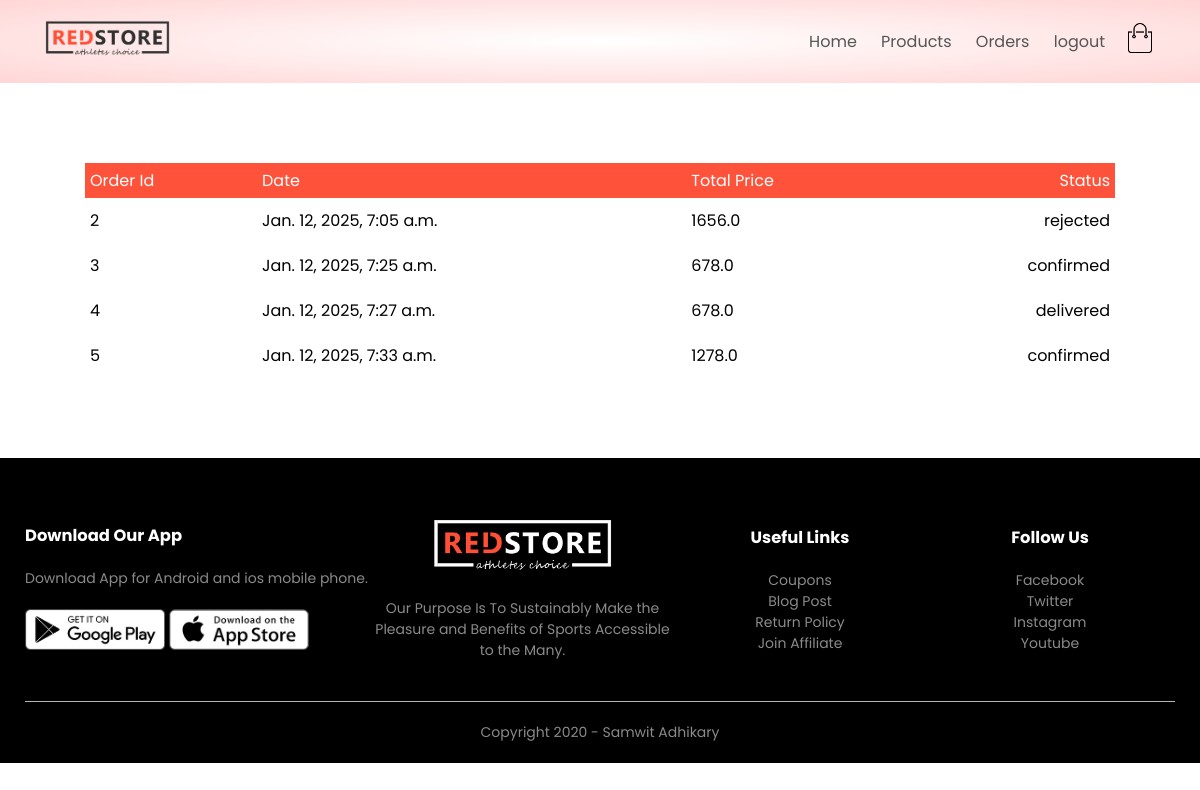
/orders/orders (signed in), run on the app's committed database.
### orders/models.py (models this page shows, shortened)
class Order(models.Model):
    LIVE=1
    DELETE=0
    DELETE_CHOICES=((LIVE,'Live'),(DELETE,'Delete'))
    CART_STAGE=0
    ORDER_CONFIRMED=1
    ORDER_PROCESSED=2
    ORDER_DELIVERED=3
    ORDER_REJECTED=4
    STATUS_CHOICE=((ORDER_CONFIRMED,"ORDER_CONFIRMED"),
                   (ORDER_DELIVERED,"ORDER_DELIVERED"),
                   (ORDER_REJECTED,"ORDER_REJECTED"))
    order_status=models.IntegerField(choices=STATUS_CHOICE,default=CART_STAGE)
    total_price=models.FloatField(default=0.0)
    owner=models.ForeignKey(Customer,on_delete=models.SET_NULL,null=True,related_name='orders')
    delete_status=models.IntegerField(choices=DELETE_CHOICES,default=LIVE)
    created_at=models.DateTimeField(auto_now_add=True)
    updated_at=models.DateTimeField(auto_now=True)

### orders/views.py (the view)
# urls.py: path("orders",views.show_orders,name="orders"),
@login_required(login_url='account')
def show_orders(request):
    user=request.user
    customer=user.customer_profile
    all_orders=Order.objects.filter(owner=customer).exclude(order_status=Order.CART_STAGE)
    context={'orders':all_orders}
    return render(request,'orders.html',context)

### orders/templatetags/getstatus.py (called while the page is built)
@register.simple_tag(name='getstatus')
def gettotal(status):
    status=status-1
    status_array=['confirmed','processed','delivered','rejected']
    return status_array[status]

### templates/orders.html (shortened to what this page needs)
{% extends 'blank_layout.html' %}
{% block content %}
{% if messages %}
    {% for message in messages %}
        <li class="{{ message.tags }}">{{ message }}</li>
    {% endfor %}
{% else %}
{% include 'order_container.html' %}
{% endif %}
{% endblock content%}

### templates/order_container.html
{% load getstatus %}
<div class="small-container cart-page">
    {% if orders %}
    <table>
        <tbody><tr>
            <th>Order Id</th>
            <th>Date</th>
            <th>Total Price</th>
            <th>Status</th>
        </tr>
        {% for order in orders %}
        <tr>
           <td>{{ order.id }}</td>
           <td>{{ order.created_at }}</td>
           <td>{{ order.total_price }}</td>
           <td>{% getstatus order.order_status %}</td>
        </tr>
        {% endfor %}
    </tbody></table>
    {% else %}
    <p>NO ORDERS</p>
    {% endif%}
</div>

### static/css/style.css (style rules this page uses)
* { margin: 0; padding: 0; box-sizing: border-box; }
body { font-family: 'Poppins', sans-serif; }
.small-container { max-width: 1080px; margin: auto; padding-left: 25px; padding-right: 25px; }
.cart-page { margin: 80px auto; }
table { width: 100%; border-collapse: collapse; }
th { text-align: left; padding: 5px; color: #fff; background: #ff523b; font-weight: normal; }
td { padding: 10px 5px; }
td:last-child { text-align: right; }
th:last-child { text-align: right; }

### data on the page
Order: id "2", created_at "Jan. 12, 2025, 7:05 a.m.", total_price "1656.0", order_status "rejected"
Order: id "3", created_at "Jan. 12, 2025, 7:25 a.m.", total_price "678.0", order_status "confirmed"
Order: id "4", created_at "Jan. 12, 2025, 7:27 a.m.", total_price "678.0", order_status "delivered"
Order: id "5", created_at "Jan. 12, 2025, 7:33 a.m.", total_price "1278.0", order_status "confirmed"
